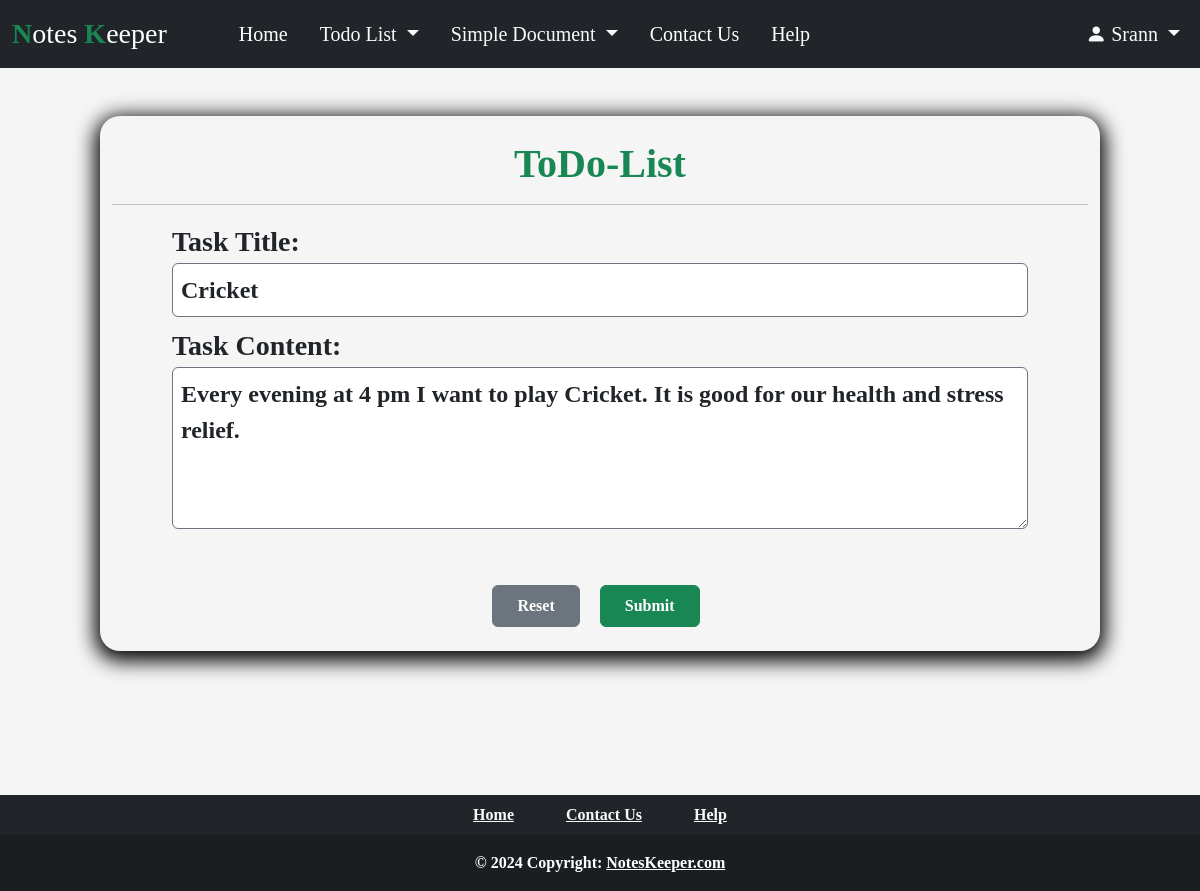
Screenshot of /todo/update/16 (signed in) with the database file from the repository.
### Todo_List/models.py (models this page shows, shortened)
class Todo_Task(models.Model):
    UserId = models.ForeignKey(User, on_delete = models.CASCADE, null = True)
    Title = models.CharField(max_length = 100)
    Task = models.TextField(max_length = 300)
    Date = models.DateField(null = True)
    Time = models.TimeField(null = True)
    Bgcolor = models.CharField(max_length = 20, null= False)

### Todo_List/views.py (the view, shortened to what this page needs)
# urls.py: path('update/<int:id>',views.Update, name= 'update_document'),
def Update(request, id):
    datas = Todo_Task.objects.filter(id = id).first()
    update_data = {'update_task': datas}
    return render(request, 'todo.html',context=update_data)

### templates/todo.html (shortened to what this page needs)
{% extends "index.html" %}
{% load static %}
{% block body %}
<main class="container-fluid col-md-10 mt-5 pb-3 round">
    <br>
    <h1 class="text-center text-success fw-bold ">ToDo-List</h1>
    <hr>
    {% if update_task %}
    <div class="ps-5 pe-5">
        <form action="" method="post" class="form-group">
            <div class="container">
                <label class="fw-bold fs-3">Task Title: </label>
                <input type="text" name="title" value="{{update_task.Title}}" class="p-2 form-control border border-secondary fw-bold fs-4" required>
            </div>
            <div class="container mt-2">
                <label class="fw-bold fs-3">Task Content: </label>
                <textarea name="task" class="p-2 form-control border border-secondary fw-bold fs-4" required rows="4"
                    class="form-control" >{{update_task.Task}}</textarea>
            </div>
            <div class="row m-2 ms-0">
                <div class="col-md-12 text-center">
                    <input type="reset" value="Reset" class="btn btn-secondary fw-bold p-2 ps-4 pe-4 me-3 mt-5">
                    <input type="submit" value="Submit" class="btn btn-success fw-bold p-2 ps-4 pe-4 mt-5">
                </div>
            </div>
        </form>
    </div>
    {% endif %}
</main>
{% endblock body %}

### templates/index.html (shortened to what this page needs)
{% load static %}
<!DOCTYPE html>
<html lang="en">
<head>
  {% load bootstrap5 %}
  {% bootstrap_css %}
  <link rel="stylesheet" href="https://cdn.jsdelivr.net/npm/bootstrap-icons@1.3.0/font/bootstrap-icons.css">
  <link rel="stylesheet" href="{% static 'css/style.css' %}">
</head>
<body>
  <nav class="navbar navbar-expand-lg navbar-dark bg-dark mb-2">
    <div class="container-fluid ">
      <a class="navbar-brand brand fs-3" href="/"><span class="text-success fw-bold">N</span>otes <span
          class="text-success fw-bold">K</span>eeper</a>
      <div class="collapse navbar-collapse ms-5" id="navbarSupportedContent">
        <ul class="navbar-nav me-auto mb-2 mb-lg-0 fs-5">
          <li class="nav-item me-3">
            <a class="nav-link active" aria-current="page" href="/">Home</a>
          </li>
          <li class="nav-item dropdown me-3">
            <a class="nav-link dropdown-toggle text-light " href="/todo" id="navbarDropdown" role="button"
              data-bs-toggle="dropdown" aria-expanded="false">
              Todo List
            </a>
          </li>
          <li class="nav-item dropdown me-3">
            <a class="nav-link dropdown-toggle text-light " href="/document" id="navbarDropdown" role="button"
              data-bs-toggle="dropdown" aria-expanded="false">
              Simple Document
            </a>
          </li>
          <li class="nav-item me-3">
            <a class="nav-link active" aria-current="page" href="/contact">Contact Us</a>
          </li>
          <li class="nav-item me-3">
            <a class="nav-link active" aria-current="page" title="?" href="/help">Help</a>
          </li>
        </ul>
        {% if request.user.is_authenticated %}
        <ul class="navbar-nav d-flex fs-5">
          <li class="nav-item dropdown">
            <a class="nav-link dropdown-toggle  text-light " href="#" id="navbarDropdown" role="button"
              data-bs-toggle="dropdown" aria-expanded="false">
              <i class="bi bi-person-fill"></i> {{ user.username.capitalize }}
            </a>
          </li>
        </ul>
        {% endif %}
      </div>
    </div>
  </nav>
  {% block body %}
  {% endblock %}
<div class="container-fluid footer col-md-12 p-0 ">
  <footer class="bg-dark text-center text-white  mb-0 pb-0">
    <div class="container p-2 pb-2">
      <section class="mb-0 fw-bold">
        <a href="/" class="text-light me-5"> Home</a>
        <a href="/contact" class="text-light me-5"> Contact Us</a>
        <a href="help" class="text-light">Help</a>
      </section>
    </div>
  <div class="text-center fw-bold p-3" style="background-color: rgba(0, 0, 0, 0.2);">
    © 2024 Copyright:
    <a class="text-white" href="http://127.0.0.1:8000/">NotesKeeper.com</a>
  </div>
</footer>
</div>
</body>
</html>

### static/css/style.css (style rules this page uses)
body { background-color: whitesmoke; font-family: 'Times New Roman'; }
.brand { font-family: cursive; }
.round { border-radius: 20px; box-shadow: 0px 5px 20px 5px black; }
.footer { margin-top: 12%; }

### rows the page displays
Todo_Task: title "Cricket", task "Every evening at 4 pm I want to play Cricket. It is good for our health and stress relief."

### other values shown
{{ user.username.capitalize }} "Srann"
